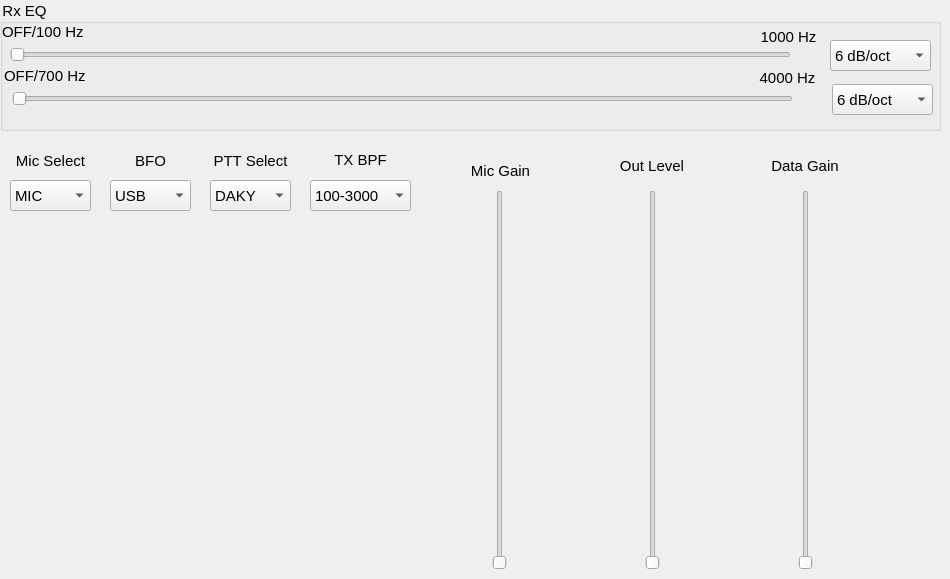
      <widget class="QWidget" name="SSB">
       <property name="styleSheet">
        <string notr="true">QWidget{font: &quot;MS Shell Dlg 2&quot;; font-size: 15px}</string>
       </property>
       <attribute name="title">
        <string>SSB</string>
       </attribute>
       <widget class="QGroupBox" name="gpEQ_DATA_3">
        <property name="geometry">
         <rect>
          <x>0</x>
          <y>0</y>
          <width>941</width>
          <height>131</height>
         </rect>
        </property>
        <property name="title">
         <string>Rx EQ</string>
        </property>
        <widget class="QComboBox" name="cbSSBHCutSlope">
         <property name="geometry">
          <rect>
           <x>832</x>
           <y>84</y>
           <width>101</width>
           <height>31</height>
          </rect>
         </property>
         <item>
          <property name="text">
           <string>6 dB/oct</string>
          </property>
         </item>
         <item>
          <property name="text">
           <string>18 dB/oct</string>
          </property>
         </item>
        </widget>
        <widget class="QLabel" name="lblLcutEnd_SSB">
         <property name="geometry">
          <rect>
           <x>753</x>
           <y>27</y>
           <width>71</width>
           <height>20</height>
          </rect>
         </property>
         <property name="text">
          <string>1000 Hz</string>
         </property>
         <property name="alignment">
          <set>Qt::AlignCenter</set>
         </property>
        </widget>
        <widget class="QSlider" name="lvlSSBHCutFreq">
         <property name="geometry">
          <rect>
           <x>12</x>
           <y>88</y>
           <width>781</width>
           <height>22</height>
          </rect>
         </property>
         <property name="maximum">
          <number>67</number>
         </property>
         <property name="orientation">
          <enum>Qt::Horizontal</enum>
         </property>
        </widget>
        <widget class="QSlider" name="lvlSSBLCutFreq">
         <property name="geometry">
          <rect>
           <x>10</x>
           <y>44</y>
           <width>781</width>
           <height>22</height>
          </rect>
         </property>
         <property name="maximum">
          <number>19</number>
         </property>
         <property name="orientation">
          <enum>Qt::Horizontal</enum>
         </property>
        </widget>
        <widget class="QLabel" name="lbHLcutEnd_SSB">
         <property name="geometry">
          <rect>
           <x>752</x>
           <y>68</y>
           <width>71</width>
           <height>20</height>
          </rect>
         </property>
         <property name="text">
          <string>4000 Hz</string>
         </property>
         <property name="alignment">
          <set>Qt::AlignCenter</set>
         </property>
        </widget>
        <widget class="QLabel" name="lblLcutStart_SSB">
         <property name="geometry">
          <rect>
           <x>2</x>
           <y>24</y>
           <width>91</width>
           <height>16</height>
          </rect>
         </property>
         <property name="text">
          <string>OFF/100 Hz</string>
         </property>
        </widget>
        <widget class="QComboBox" name="cbSSBLCutSlope">
         <property name="geometry">
          <rect>
           <x>830</x>
           <y>40</y>
           <width>101</width>
           <height>31</height>
          </rect>
         </property>
         <item>
          <property name="text">
           <string>6 dB/oct</string>
          </property>
         </item>
         <item>
          <property name="text">
           <string>18 dB/oct</string>
          </property>
         </item>
        </widget>
        <widget class="QLabel" name="lblHcutStart_SSB">
         <property name="geometry">
          <rect>
           <x>4</x>
           <y>68</y>
           <width>91</width>
           <height>16</height>
          </rect>
         </property>
         <property name="text">
          <string>OFF/700 Hz</string>
         </property>
        </widget>
       </widget>
       <widget class="QLabel" name="lblSSBMicSelect">
        <property name="geometry">
         <rect>
          <x>10</x>
          <y>150</y>
          <width>81</width>
          <height>21</height>
         </rect>
        </property>
        <property name="text">
         <string>Mic Select</string>
        </property>
        <property name="alignment">
         <set>Qt::AlignCenter</set>
        </property>
       </widget>
       <widget class="QComboBox" name="cbSSBMicSelect">
        <property name="geometry">
         <rect>
          <x>10</x>
          <y>180</y>
          <width>81</width>
          <height>31</height>
         </rect>
        </property>
        <item>
         <property name="text">
          <string>MIC</string>
         </property>
        </item>
        <item>
         <property name="text">
          <string>REAR</string>
         </property>
        </item>
       </widget>
       <widget class="QLabel" name="lblSSBBfo">
        <property name="geometry">
         <rect>
          <x>110</x>
          <y>150</y>
          <width>81</width>
          <height>21</height>
         </rect>
        </property>
        <property name="text">
         <string>BFO</string>
        </property>
        <property name="alignment">
         <set>Qt::AlignCenter</set>
        </property>
       </widget>
       <widget class="QComboBox" name="cbSSBBfo">
        <property name="geometry">
         <rect>
          <x>110</x>
          <y>180</y>
          <width>81</width>
          <height>31</height>
         </rect>
        </property>
        <item>
         <property name="text">
          <string>USB</string>
         </property>
        </item>
        <item>
         <property name="text">
          <string>LSB</string>
         </property>
        </item>
        <item>
         <property name="text">
          <string>AUTO</string>
         </property>
        </item>
       </widget>
       <widget class="QLabel" name="lblSSBPTTSelect">
        <property name="geometry">
         <rect>
          <x>210</x>
          <y>150</y>
          <width>81</width>
          <height>21</height>
         </rect>
        </property>
        <property name="text">
         <string>PTT Select</string>
        </property>
        <property name="alignment">
         <set>Qt::AlignCenter</set>
        </property>
       </widget>
       <widget class="QComboBox" name="cbSSBPTTSelect">
        <property name="geometry">
         <rect>
          <x>210</x>
          <y>180</y>
          <width>81</width>
          <height>31</height>
         </rect>
        </property>
        <property name="currentIndex">
         <number>0</number>
        </property>
        <item>
         <property name="text">
          <string>DAKY</string>
         </property>
        </item>
        <item>
         <property name="text">
          <string>RTS</string>
         </property>
        </item>
        <item>
         <property name="text">
          <string>DTR</string>
         </property>
        </item>
       </widget>
       <widget class="QLabel" name="label_3">
        <property name="geometry">
         <rect>
          <x>310</x>
          <y>150</y>
          <width>101</width>
          <height>20</height>
         </rect>
        </property>
        <property name="text">
         <string>TX BPF</string>
        </property>
        <property name="alignment">
         <set>Qt::AlignCenter</set>
        </property>
       </widget>
       <widget class="QComboBox" name="cbSSBTxBPF">
        <property name="geometry">
         <rect>
          <x>310</x>
          <y>180</y>
          <width>101</width>
          <height>31</height>
         </rect>
        </property>
        <item>
         <property name="text">
          <string>100-3000</string>
         </property>
        </item>
        <item>
         <property name="text">
          <string>100-2900</string>
         </property>
        </item>
        <item>
         <property name="text">
          <string>200-2800</string>
         </property>
        </item>
        <item>
         <property name="text">
          <string>300-2700</string>
         </property>
        </item>
        <item>
         <property name="text">
          <string>400-2600</string>
         </property>
        </item>
       </widget>
       <widget class="QSlider" name="lvlSSBOut">
        <property name="geometry">
         <rect>
          <x>628</x>
          <y>190</y>
          <width>50</width>
          <height>380</height>
         </rect>
        </property>
        <property name="maximum">
         <number>100</number>
        </property>
        <property name="orientation">
         <enum>Qt::Vertical</enum>
        </property>
       </widget>
       <widget class="QLabel" name="lblSSBOut">
        <property name="geometry">
         <rect>
          <x>582</x>
          <y>150</y>
          <width>140</width>
          <height>31</height>
         </rect>
        </property>
        <property name="text">
         <string>Out Level</string>
        </property>
        <property name="alignment">
         <set>Qt::AlignCenter</set>
        </property>
       </widget>
       <widget class="QSlider" name="lvlSSBMicGain">
        <property name="geometry">
         <rect>
          <x>475</x>
          <y>190</y>
          <width>50</width>
          <height>380</height>
         </rect>
        </property>
        <property name="maximum">
         <number>100</number>
        </property>
        <property name="orientation">
         <enum>Qt::Vertical</enum>
        </property>
       </widget>
       <widget class="QLabel" name="lblSSBMicGain">
        <property name="geometry">
         <rect>
          <x>430</x>
          <y>150</y>
          <width>141</width>
          <height>41</height>
         </rect>
        </property>
        <property name="text">
         <string>Mic Gain</string>
        </property>
        <property name="alignment">
         <set>Qt::AlignCenter</set>
        </property>
       </widget>
       <widget class="QSlider" name="lvlSSBDataGain">
        <property name="geometry">
         <rect>
          <x>781</x>
          <y>190</y>
          <width>50</width>
          <height>380</height>
         </rect>
        </property>
        <property name="maximum">
         <number>100</number>
        </property>
        <property name="orientation">
         <enum>Qt::Vertical</enum>
        </property>
       </widget>
       <widget class="QLabel" name="lblSSBDataGain">
        <property name="geometry">
         <rect>
          <x>735</x>
          <y>150</y>
          <width>140</width>
          <height>31</height>
         </rect>
        </property>
        <property name="text">
         <string>Data Gain</string>
        </property>
        <property name="alignment">
         <set>Qt::AlignCenter</set>
        </property>
       </widget>
      </widget>
